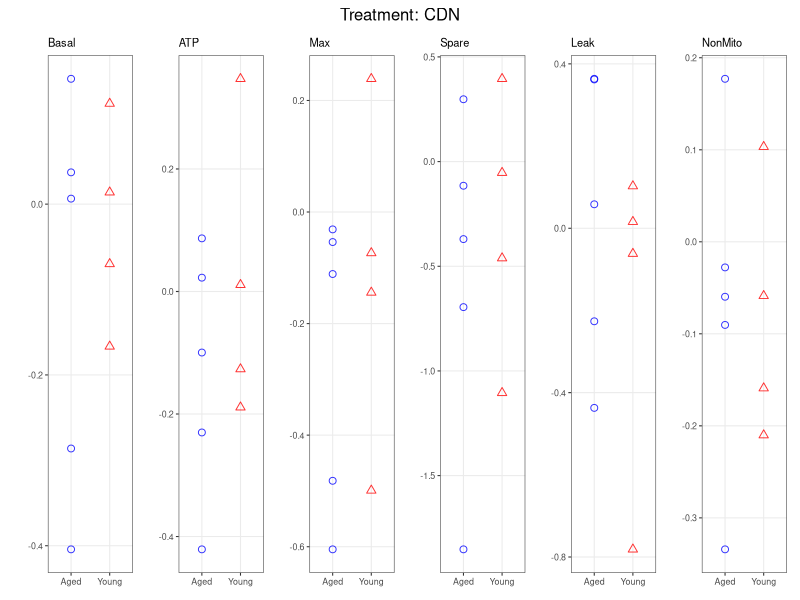

Here is the R script that generated this plot:
##------------------------------------------------------###
##---------------------Fig.S4-----------------------------####
##------------------------------------------------------###

library(readr)
library(here)
library(dplyr)
library(ggplot2)
library(lubridate)
library(xtable)
library(tidyr)
library(lme4)
OCR_data <- read_csv("SHSplenicDC_cleanedOCR data.csv")



library(purrr)
library(patchwork)  # For combining plots
# Split data into treatment and control groups
treatment_data <- OCR_data %>% 
  filter(Treatment != "Control")

control_data <- OCR_data %>% 
  filter(Treatment == "Control")

# Find matching controls for each treatment
matched_pairs <- treatment_data %>%
  inner_join(control_data,
             by = c("Age", "ExpID", "Date", "PlateDay", "Plate"),
             suffix = c("_treatment", "_control")) %>%
  select(
    # Treatment information
    starts_with("Treatment"),
    starts_with("Age"),
    starts_with("ExpID"),
    starts_with("Date"),
    starts_with("Plate"),
    # Keep other columns if needed
    matches("_treatment|_control"))


# Split into list by treatment
split_list <- split(matched_pairs, 
                    matched_pairs$Treatment_treatment)


split_list_log <- lapply(split_list, function(treatment_df) {
  min_spare <- min(c(treatment_df$Spare_treatment[treatment_df$Spare_treatment > 0],
                     treatment_df$Spare_control[treatment_df$Spare_control > 0])) / 2
  
  min_leak <- min(c(treatment_df$Leak_treatment[treatment_df$Leak_treatment > 0],
                    treatment_df$Leak_control[treatment_df$Leak_control > 0])) / 2
  treatment_df <- treatment_df %>%
    mutate(
      Spare_treatment = ifelse(Spare_treatment == 0, min_spare, Spare_treatment+min_spare),
      Spare_control = ifelse(Spare_control == 0, min_spare, Spare_control+min_spare),
      Leak_treatment = ifelse(Leak_treatment == 0, min_leak, Leak_treatment+min_leak),
      Leak_control = ifelse(Leak_control == 0, min_leak, Leak_control+min_leak)
    )
  treatment_df %>%
    mutate(
      log_Basal_ratio = log2(Basal_treatment / Basal_control),
      log_ATP_ratio = log2(ATP_treatment / ATP_control),
      log_Max_ratio = log2(Max_treatment / Max_control),
      log_Spare_ratio = log2(Spare_treatment / Spare_control),
      log_Leak_ratio = log2(Leak_treatment / Leak_control),
      log_NonMito_ratio = log2(NonMito_treatment / NonMito_control)
      # log_ECARBasal_ratio = log2(ECARBasal_treatment / ECARBasal_control)
    )
})


treatment_plots <- imap(split_list_log, function(treatment_df, treatment_name) {
  long_data <- treatment_df %>%
    pivot_longer(
      cols = starts_with("log_"),
      names_to = "metric",
      values_to = "log_ratio"
    ) %>%
    mutate(
      metric = factor(metric,
                      levels = c("log_Basal_ratio", "log_ATP_ratio",
                                 "log_Max_ratio", "log_Spare_ratio",
                                 "log_Leak_ratio", "log_NonMito_ratio"),
                      labels = c("Basal", "ATP", "Max", 
                                 "Spare", "Leak", "NonMito")),
      Age = factor(Age)
    )
  
  # Create individual plots for each metric
  plot_list <- map(levels(long_data$metric), \(m) {
    data_subset <- filter(long_data, metric == m)
    
    ggplot(data_subset, aes(x = Age, y = log_ratio, color = Age, shape = Age)) +
      geom_jitter(width = 0, size = 2, alpha = 0.8) +
      labs(
        title = m,  # Add metric name as the subplot title
        y = "",
        x = NULL
      ) +
      theme_bw(base_size = 8) +
      theme(
        legend.position = "none",
        panel.grid.minor = element_blank(),
        plot.title = element_text(size = 8)  # Adjust subplot title size
      ) +
      scale_color_manual(values = c("Aged" = "blue", "Young" = "red")) +
      scale_shape_manual(values = c("Aged" = 1, "Young" = 2))
  })
  
  # Combine all 6 plots into one, add overall treatment title
  combined_plot <- wrap_plots(plot_list, nrow = 1) +  # Arrange in 1 row
    plot_annotation(
      title = paste("Treatment:", treatment_name),
      theme = theme(plot.title = element_text(hjust = 0.5, size = 12))
    ) 
  return(combined_plot)
})

# View the combined plots
treatment_plots[[1]]